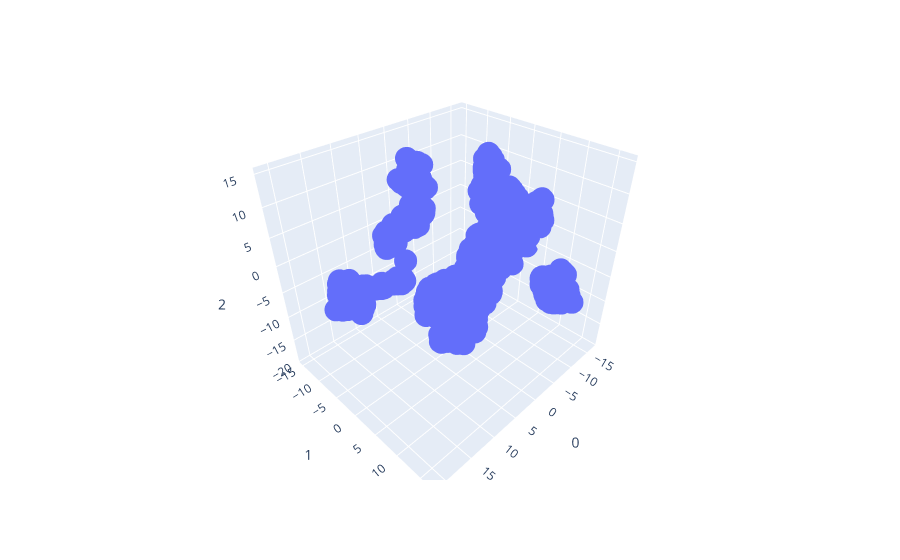

Source (notebook cell):
### Code cell
plot_data_tsne_nolabel(X_IDps_ltV2trs)

### Figure 1 — Plotly figure (JSON) as saved in the notebook; plotly's stock layout.template omitted (floating-point values rounded to 4 significant figures; data arrays with more than 128 entries replaced by an {"elided": "..."} marker saying what was removed)
{"data": [{"hovertemplate": "0=%{x}<br>1=%{y}<br>2=%{z}<extra></extra>", "legendgroup": "", "marker": {"color": "#636efa", "size": 8, "symbol": "circle"}, "mode": "markers", "name": "", "scene": "scene", "showlegend": false, "type": "scatter3d", "x": {"elided": "1528 float values"}, "y": {"elided": "1528 float values"}, "z": {"elided": "1528 float values"}}], "layout": {"legend": {"tracegroupgap": 0}, "margin": {"t": 60}, "scene": {"domain": {"x": [0, 1], "y": [0, 1]}, "xaxis": {"title": {"text": "0"}}, "yaxis": {"title": {"text": "1"}}, "zaxis": {"title": {"text": "2"}}}}}
